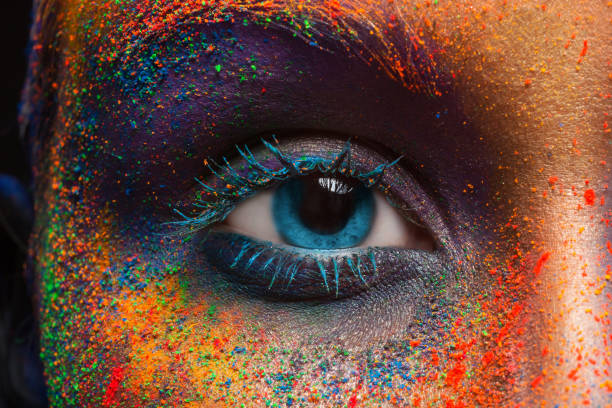
%> input picture Digital Image Processing/images.jpg, 612 x 408 px
$ octave Img_Processing.m   (GNU Octave 9; MATLAB toolbox functions it lacks are replaced by stand-ins)
%> lines starting %> are read from the running program, lines starting %| are printed output that depends on the picture
% Program to study the image processing concept
I=imread('images.jpg');
%> I is the input picture: size 408x612x3 uint8; mean R, G, B 105.7, 72.5, 59.2
J=imcomplement(I);
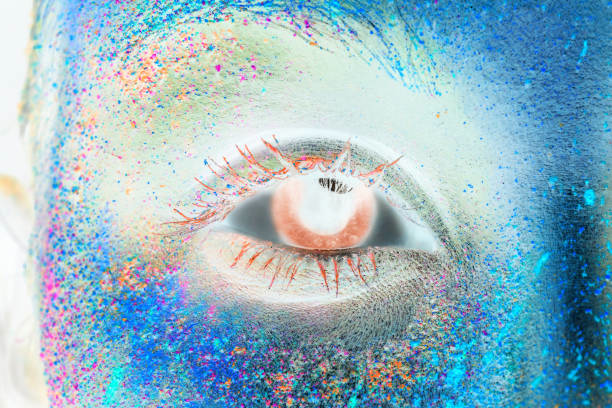
%> J: size 408x612x3 uint8; mean R, G, B 149.3, 182.5, 195.8
figure,imshow(I)
figure,imshow(J)
K=imadjust(I,[0;0.4],[0.5;1])
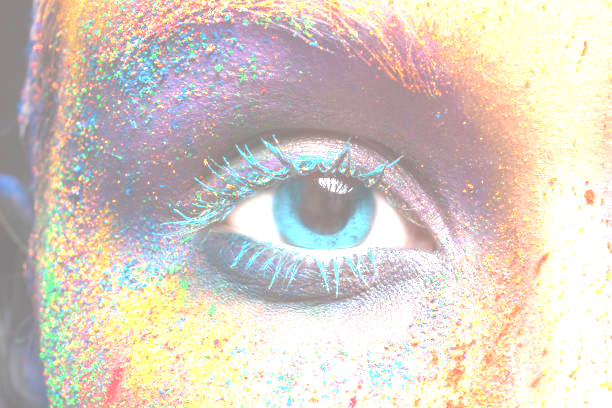
%> K: size 408x612x3 uint8; mean R, G, B 215.3, 205, 195.3
figure,imshow(K)
